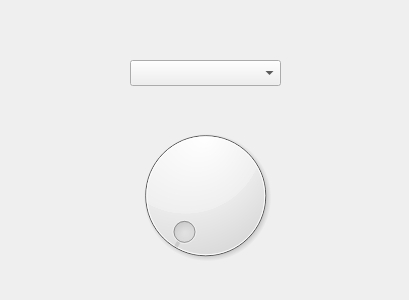
<?xml version="1.0" encoding="UTF-8"?>
<ui version="4.0">
 <class>Form</class>
 <widget class="QWidget" name="Form">
  <property name="geometry">
   <rect>
    <x>0</x>
    <y>0</y>
    <width>409</width>
    <height>300</height>
   </rect>
  </property>
  <property name="font">
   <font>
    <underline>false</underline>
   </font>
  </property>
  <property name="focusPolicy">
   <enum>Qt::NoFocus</enum>
  </property>
  <property name="windowTitle">
   <string>Form</string>
  </property>
  <widget class="QDial" name="dial">
   <property name="enabled">
    <bool>true</bool>
   </property>
   <property name="geometry">
    <rect>
     <x>130</x>
     <y>120</y>
     <width>151</width>
     <height>151</height>
    </rect>
   </property>
   <property name="font">
    <font>
     <italic>false</italic>
    </font>
   </property>
   <property name="focusPolicy">
    <enum>Qt::StrongFocus</enum>
   </property>
   <property name="minimum">
    <number>0</number>
   </property>
   <property name="maximum">
    <number>254</number>
   </property>
   <property name="singleStep">
    <number>1</number>
   </property>
  </widget>
  <widget class="QComboBox" name="comboBox">
   <property name="geometry">
    <rect>
     <x>130</x>
     <y>60</y>
     <width>151</width>
     <height>26</height>
    </rect>
   </property>
  </widget>
 </widget>
 <resources/>
 <connections/>
</ui>
